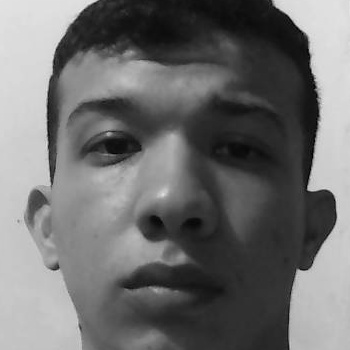
#> input picture dataset/1095819406/1095819406_ozre.png, 350 x 350 px; its folder holds only this picture in this run
$ python entrenamiento.py
#> lines starting #> are read from the running program, lines starting #| are printed output that depends on the picture
import cv2
import numpy as np
from sklearn.neighbors import KNeighborsClassifier
import os
import joblib

def cargar_imagenes_y_etiquetas(ruta_dataset):
#> called with ruta_dataset = 'dataset/'
    imagenes = []
    etiquetas = []

    for nombre_persona in os.listdir(ruta_dataset):
        carpeta_persona = os.path.join(ruta_dataset, nombre_persona)

        for imagen_nombre in os.listdir(carpeta_persona):
            imagen_ruta = os.path.join(carpeta_persona, imagen_nombre)
            imagen = cv2.imread(imagen_ruta, cv2.IMREAD_GRAYSCALE)
#> imagen is the input picture: shape (350, 350); min 0, max 233, mean 110.4
            # Redimensionar la imagen a un tamaño fijo (por ejemplo, 100x100 píxeles)
            imagen = cv2.resize(imagen, (100, 100))
#> imagen: shape (100, 100)
            imagenes.append(imagen)
            etiquetas.append(nombre_persona)

            # Aplicar aumento de datos a la imagen
            imagen_flip = cv2.flip(imagen, 1)  # Volteo horizontal
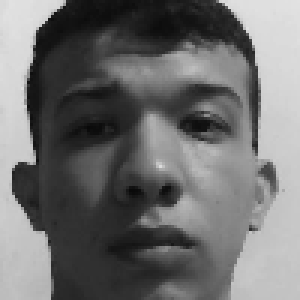
#> imagen_flip: shape (100, 100) (shown 3 times larger); min 9, max 226, mean 110.4
            imagenes.append(imagen_flip)
            etiquetas.append(nombre_persona)

            # Rotación aleatoria
            rows, cols = imagen.shape
#> rows = 100; cols = 100
            for angulo in range(-20, 21, 5):  # Rotación en intervalos de 5 grados
                M = cv2.getRotationMatrix2D((cols / 2, rows / 2), angulo, 1)
                imagen_rotada = cv2.warpAffine(imagen, M, (cols, rows))
                imagenes.append(imagen_rotada)
                etiquetas.append(nombre_persona)
#> this loop made 9 passes
#> pass 1, in cargar_imagenes_y_etiquetas, `imagen_rotada = cv2.warpAffine(imagen, M, (cols, rows))`:
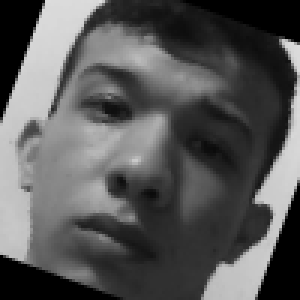
#> imagen_rotada: shape (100, 100) (shown 3 times larger); min 0, max 222, mean 87.4
#> pass 2, in cargar_imagenes_y_etiquetas, `imagen_rotada = cv2.warpAffine(imagen, M, (cols, rows))`:
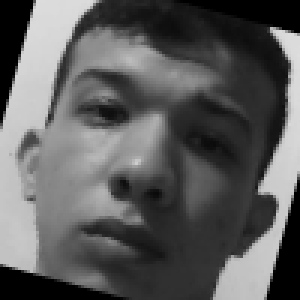
#> imagen_rotada: shape (100, 100) (shown 3 times larger); min 0, max 222, mean 91.7
#> pass 3, in cargar_imagenes_y_etiquetas, `imagen_rotada = cv2.warpAffine(imagen, M, (cols, rows))`:
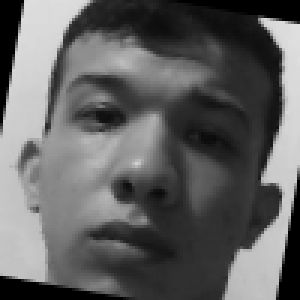
#> imagen_rotada: shape (100, 100) (shown 3 times larger); min 0, max 223, mean 96.9
#> after the loop, etiquetas = ['1095819406', '1095819406', '1095819406', '1095819406', '1095819406', '1095819406', '1095819406', '1095819406', '1095819406', '1095819406', '1095819406']; imagenes = 11 items

            # Desenfoque gaussiano
            imagen_desenfocada = cv2.GaussianBlur(imagen, (5, 5), 0)
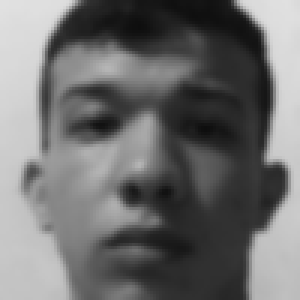
#> imagen_desenfocada: shape (100, 100) (shown 3 times larger); min 14, max 225, mean 110.3
            imagenes.append(imagen_desenfocada)
            etiquetas.append(nombre_persona)

            # Ruido gaussiano
            mean = 0
            var = 0.1 * 255
            sigma = var ** 0.5
            gaussian = np.random.normal(mean, sigma, imagen.shape)
            imagen_con_ruido = imagen + gaussian
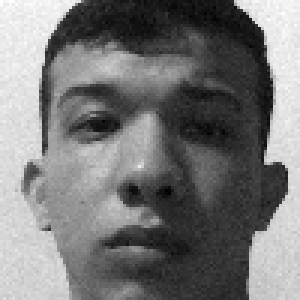
#> imagen_con_ruido: shape (100, 100) float64 (shown 3 times larger); min -1.73, max 236.6, mean 110.3; drawn with min black and max white
            imagenes.append(imagen_con_ruido)
            etiquetas.append(nombre_persona)
#> pass 2 of the loop in cargar_imagenes_y_etiquetas, `for nombre_persona in os.listdir(ruta_dataset):`:
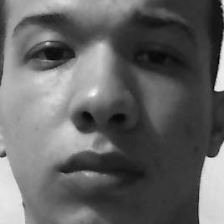
#> input picture dataset/1100895456/1100895456_dqyh.png, 224 x 224 px
#> in cargar_imagenes_y_etiquetas, imagen is the input picture: shape (224, 224); min 0, max 255, mean 99.9
#> imagen: shape (100, 100)
#> in cargar_imagenes_y_etiquetas, `imagen_flip = cv2.flip(imagen, 1)`:
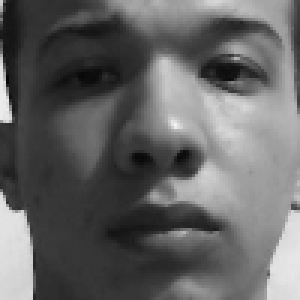
#> imagen_flip: shape (100, 100) (shown 3 times larger); min 7, max 242, mean 99.8
#> after the loop in cargar_imagenes_y_etiquetas, `for angulo in range(-20, 21, 5):`: etiquetas = 24 items, first 6: '1095819406', '1095819406', '1095819406', '1095819406', '1095819406', '1095819406'; imagenes = 24 items
#> in cargar_imagenes_y_etiquetas, `imagen_desenfocada = cv2.GaussianBlur(imagen, (5, 5), 0)`:
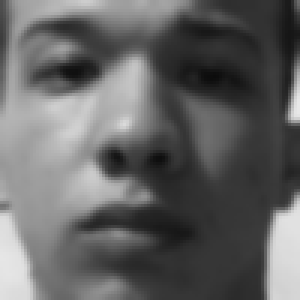
#> imagen_desenfocada: shape (100, 100) (shown 3 times larger); min 12, max 232, mean 99.7

    imagenes.append(np.zeros((100, 100), dtype=np.uint8))  # Imagen en blanco para representar "Desconocido"
    etiquetas.append("Desconocido")

    # Ruta donde se guardará el archivo etiquetas.npy
    ruta_etiquetas = 'etiquetas.npy'

    # Guardar las etiquetas en un archivo .npy
    np.save(ruta_etiquetas, etiquetas)

    return imagenes, etiquetas

# Ruta del dataset
ruta_dataset = 'dataset/'

# Cargar imágenes y etiquetas del dataset con aumento de datos
imagenes, etiquetas = cargar_imagenes_y_etiquetas(ruta_dataset)

# Convertir listas a arrays numpy
imagenes = np.array(imagenes)
etiquetas = np.array(etiquetas)

# Normalizar las imágenes
imagenes = imagenes.astype('float32') / 255.0

# Crear y entrenar el clasificador KNN
knn_clf = KNeighborsClassifier(n_neighbors=5, weights='distance', metric='euclidean')
knn_clf.fit(imagenes.reshape(len(imagenes), -1), etiquetas)

# Guardar el modelo entrenado con joblib
joblib.dump(knn_clf, 'modelo_con_aumento_con_desconocido.pkl')
